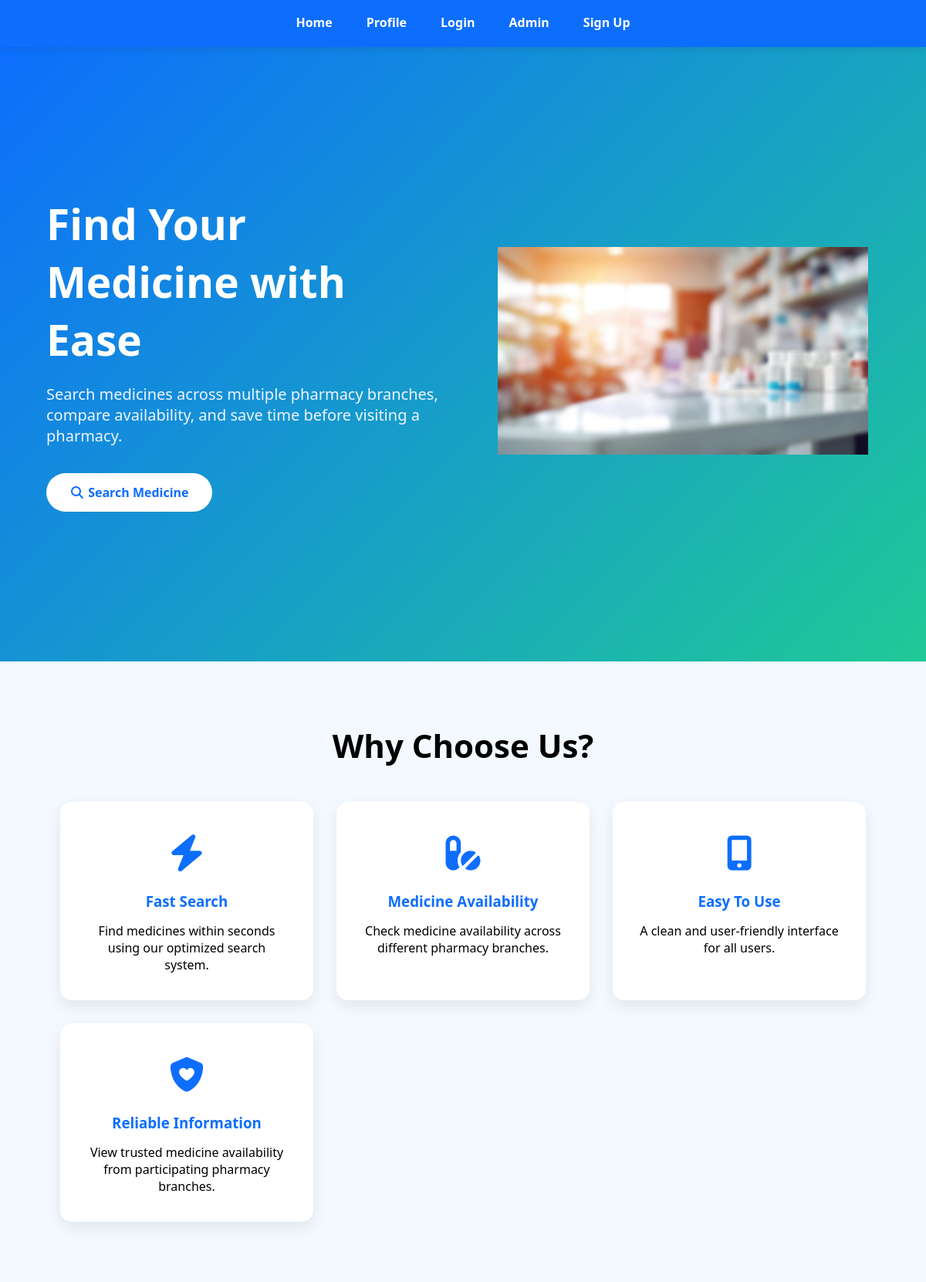
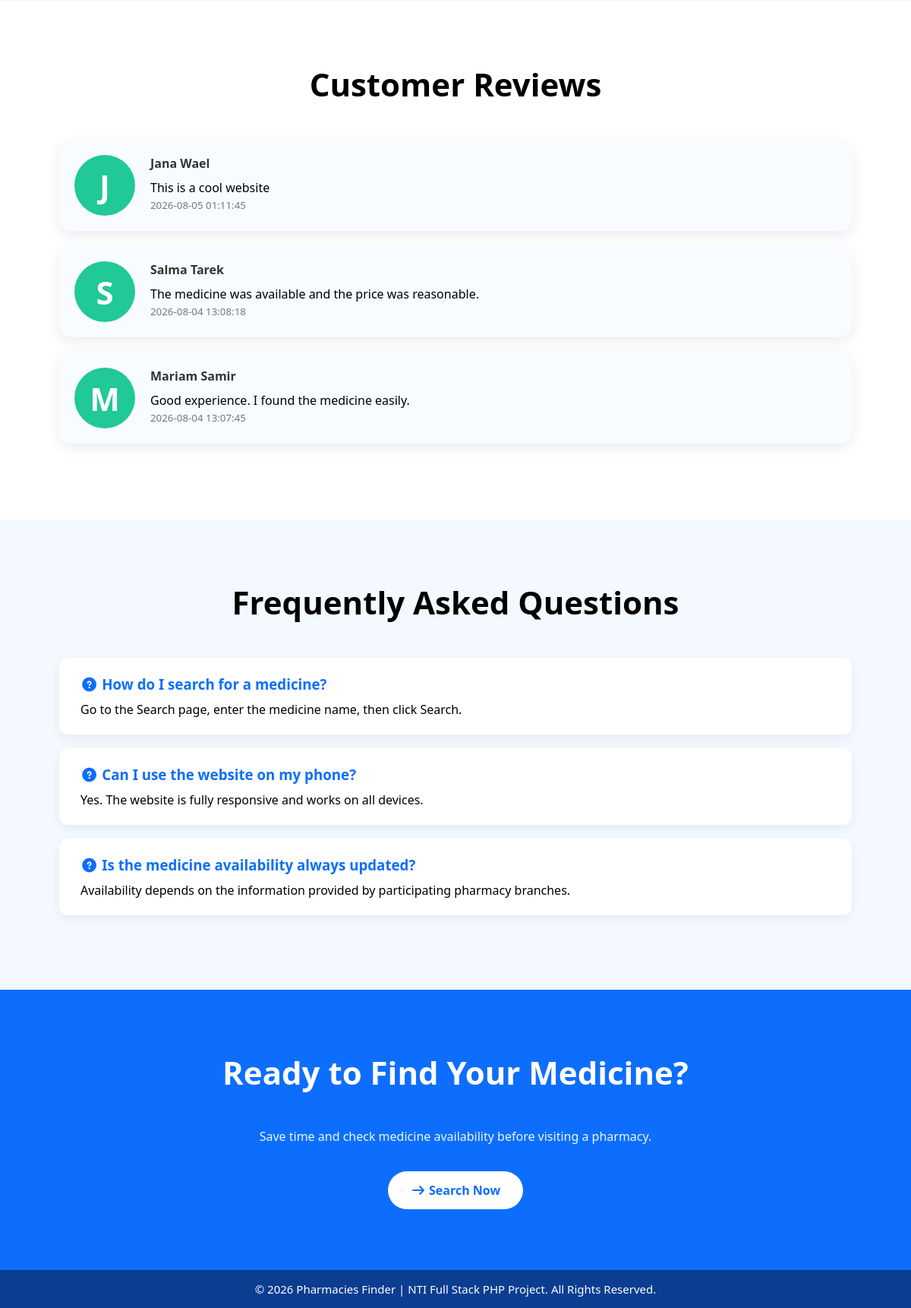
The page / on the database its author committed (2 pictures, top to bottom).
### tables this page shows
CREATE TABLE `reviews` (
  `id` int(11) NOT NULL,
  `user_id` int(11) NOT NULL,
  `review` text NOT NULL,
  `created_at` datetime DEFAULT current_timestamp()
);

CREATE TABLE `users` (
  `id` int(11) NOT NULL,
  `username` varchar(50) NOT NULL,
  `email` varchar(100) NOT NULL,
  `password` varchar(255) NOT NULL,
  `date` datetime NOT NULL,
  `phone` varchar(20) NOT NULL,
  `profile_pic` varchar(255) DEFAULT NULL,
  `full_name` varchar(100) DEFAULT NULL,
  `address` varchar(255) DEFAULT NULL,
  `date_of_birth` date DEFAULT NULL
);

### index.php (the view, shortened to what this page needs)
<?php
require_once("function.php");
$query = "SELECT reviews.*, users.username, users.profile_pic
          FROM reviews
          JOIN users
          ON reviews.user_id = users.id
          ORDER BY reviews.created_at DESC";
$result = mysqli_query($con, $query);
$reviews = mysqli_fetch_all($result, MYSQLI_ASSOC);
?>
<!DOCTYPE html>
<html lang="en">
<head>
<link rel="stylesheet" href="https://cdnjs.cloudflare.com/ajax/libs/font-awesome/6.7.2/css/all.min.css">
<link rel="stylesheet" href="css/style.css">
<link rel="stylesheet" href="css/libs/animate.css">
 <link rel="stylesheet" href="https://cdnjs.cloudflare.com/ajax/libs/font-awesome/7.3.0/css/all.min.css">
</head>
<body>
<?php include_once("header.php"); ?>
<main class="home-page wow fadeInDown">
<div class="home ">
    <div class="home-content wow slideInDown">
        <div class="home-text wow slideInLeft ">
            <h1 >Find Your Medicine with Ease</h1>
            <p>
                Search medicines across multiple pharmacy branches,
                compare availability, and save time before visiting a pharmacy.
            </p>
            <div class="home-buttons">
                <a href="search.php" class="btn-primary">
                    <i class="fa-solid fa-magnifying-glass"></i>
                    Search Medicine
                </a>
            </div>
        </div>
        <div class="home-image">
            <img src="images/pharmacies.jpg" alt="Pharmacy">
        </div>
    </div>
</div>
<div class="features">
    <div class="section-content">
        <h2 class="wow rotateIn" >Why Choose Us?</h2>
        <div class="cards wow flash">
            <div class="card">
                <div class="icon">
                    <i class="fa-solid fa-bolt"></i>
                </div>
                <h3>Fast Search</h3>
                <p>
                    Find medicines within seconds using our optimized search system.
                </p>
            </div>
            <div class="card">
                <div class="icon">
                    <i class="fa-solid fa-pills"></i>
                </div>
                <h3>Medicine Availability</h3>
                <p>
                    Check medicine availability across different pharmacy branches.
                </p>
            </div>
            <div class="card">
                <div class="icon">
                    <i class="fa-solid fa-mobile-screen-button"></i>
                </div>
                <h3>Easy To Use</h3>
                <p>
                    A clean and user-friendly interface for all users.
                </p>
            </div>
            <div class="card">
                <div class="icon">
                    <i class="fa-solid fa-shield-heart"></i>
                </div>
                <h3>Reliable Information</h3>
                <p>
                    View trusted medicine availability from participating pharmacy branches.
                </p>
            </div>
        </div>
    </div>
</div>
<div class="reviews">
    <div class="section-content wow bounce">
        <h2 class="wow slideInLeft"> Customer Reviews</h2>
        <?php foreach($reviews as $review){ ?>
        <div class="display">
            <?php if(!empty($review['profile_pic'])){ ?>
                <img src="uploads/<?=$review['profile_pic']?>">
            <?php } else { ?>
                <div class="profile-pic-placeholder">
                    <?= strtoupper(substr($review['username'],0,1)); ?>
                </div>
            <?php } ?>
            <div class="productdata">
                <h3><b><?=$review['username']?></b></h3>
                <p><?=$review['review']?></p>
                <small><?=$review['created_at']?></small>
            </div>
        </div>
        <?php } ?>
    </div>
</div>
<div class="faq">
    <div class="section-content wow flip">
        <h2 class="wow rotateInUpLeft">Frequently Asked Questions</h2>
        <div class="faq-item">
            <h3>
                <i class="fa-solid fa-circle-question"></i>
                How do I search for a medicine?
            </h3>
            <p>
                Go to the Search page, enter the medicine name, then click Search.
            </p>
        </div>
        <div class="faq-item">
            <h3>
                <i class="fa-solid fa-circle-question"></i>
                Can I use the website on my phone?
            </h3>
            <p>
                Yes. The website is fully responsive and works on all devices.
            </p>
        </div>
        <div class="faq-item">
            <h3>
                <i class="fa-solid fa-circle-question"></i>
                Is the medicine availability always updated?
            </h3>
            <p>
                Availability depends on the information provided by participating pharmacy branches.
            </p>
        </div>
    </div>
</div>
<div class="cta">
    <div class="section-content wow fadeInUpBig ">
        <h2>Ready to Find Your Medicine?</h2>
        <p>
            Save time and check medicine availability before visiting a pharmacy.
        </p>
        <a href="search.php" class="btn-primary">
            <i class="fa-solid fa-arrow-right"></i>
            Search Now
        </a>
    </div>
</div>
</main>
<?php include_once("footer.php"); ?>
</body>
</html>

### css/style.css (style rules this page uses)
* { margin: 0; padding: 0; box-sizing: border-box; font-family: "Trebuchet MS", "Segoe UI", Arial, sans-serif; }
body { min-height: 100vh; display: flex; flex-direction: column; background-color: #f4f9ff; padding-top: 57px; }
main { flex: 1; background-color: #f4f9ff; }
.profile-pic-placeholder { width: 110px; height: 110px; border-radius: 50%; background-color: #20c997; color: #fff; font-size: 42px; font-weight: bold; display: flex; justify-content: center; align-items: center; flex-shrink: 0; }
.display { width: 100%; max-width: 100%; display: flex; gap: 20px; overflow: hidden; background-color: #fff; padding: 20px; border-radius: 15px; transition:0.4s; margin:20px 0; }
.productdata h3 { font-size: 16px; margin-bottom: 6px; color: #333; }
.home-page { display:block; width:100%; }
.section-content { width:min(1200px,90%); margin:auto; }
.features, .reviews, .faq, .cta { padding:80px 20px; }
.features h2, .reviews h2, .faq h2, .cta h2 { text-align:center; margin-bottom:45px; font-size:42px; }
.home { background:linear-gradient(135deg,#0d6efd,#20c997); color:white; min-height:100vh; display:flex; align-items:center; }
.home-content { width:min(1200px,90%); margin:auto; display:flex; justify-content:space-between; align-items:center; gap:60px; }
.home-text { flex:1; }
.home-text h1 { font-size:55px; margin-bottom:20px; }
.home-text p { color:#eef5ff; font-size:20px; margin-bottom:35px; }
.home-buttons { display:flex; gap:20px; flex-wrap:wrap; }
.btn-primary, .btn-secondary { text-decoration:none; padding:14px 30px; border-radius:40px; font-weight:bold; transition:.3s; }
.btn-primary { background:white; color:#0d6efd; }
.home-image { flex:1; text-align:center; }
.home-image img { width:100%; max-width:480px; }
.cards { display:grid; grid-template-columns:repeat(auto-fit,minmax(250px,1fr)); gap:30px; margin-top:45px; }
.card { background:white; padding:35px; border-radius:15px; text-align:center; box-shadow:0 8px 20px rgba(0,0,0,.08); transition:.3s; }
.card h3 { color:#0d6efd; margin-bottom:15px; }
.icon { font-size:45px; color:#0d6efd; margin-bottom:20px; }
.icon i { transition:.3s; }
.reviews { background:#fff; }
.reviews .display { display:flex; align-items:flex-start; gap:20px; background:#f8fbff; padding:20px; border-radius:15px; margin-bottom:20px; box-shadow:0 6px 18px rgba(0,0,0,.08); }
.reviews img, .reviews .profile-pic-placeholder { width:80px; height:80px; border-radius:50%; flex-shrink:0; }
.reviews .productdata h3 { margin-bottom:10px; }
.reviews small { color:#777; }
.faq { background:#f4f9ff; }
.faq-item { background:white; margin-bottom:18px; border-radius:12px; padding:22px 28px; box-shadow:0 5px 15px rgba(0,0,0,.06); }
.faq-item h3 { color:#0d6efd; margin-bottom:10px; }
.cta { background:#0d6efd; color:white; text-align:center; }
.cta h2 { color:white; }
.cta p { color:#eef5ff; max-width:700px; margin:20px auto 35px; }
.cta .btn-primary { display:inline-block; background:white; color:#0d6efd; }
img { max-width:100%; height:auto; }

### rows shown on the page
reviews: user.username "J", user.username "Jana Wael", review "This is a cool website", created_at "2026-08-05 01:11:45"
reviews: user.username "S", user.username "Salma Tarek", review "The medicine was available and the price was reasonable.", created_at "2026-08-04 13:08:18"
reviews: user.username "M", user.username "Mariam Samir", review "Good experience. I found the medicine easily.", created_at "2026-08-04 13:07:45"
